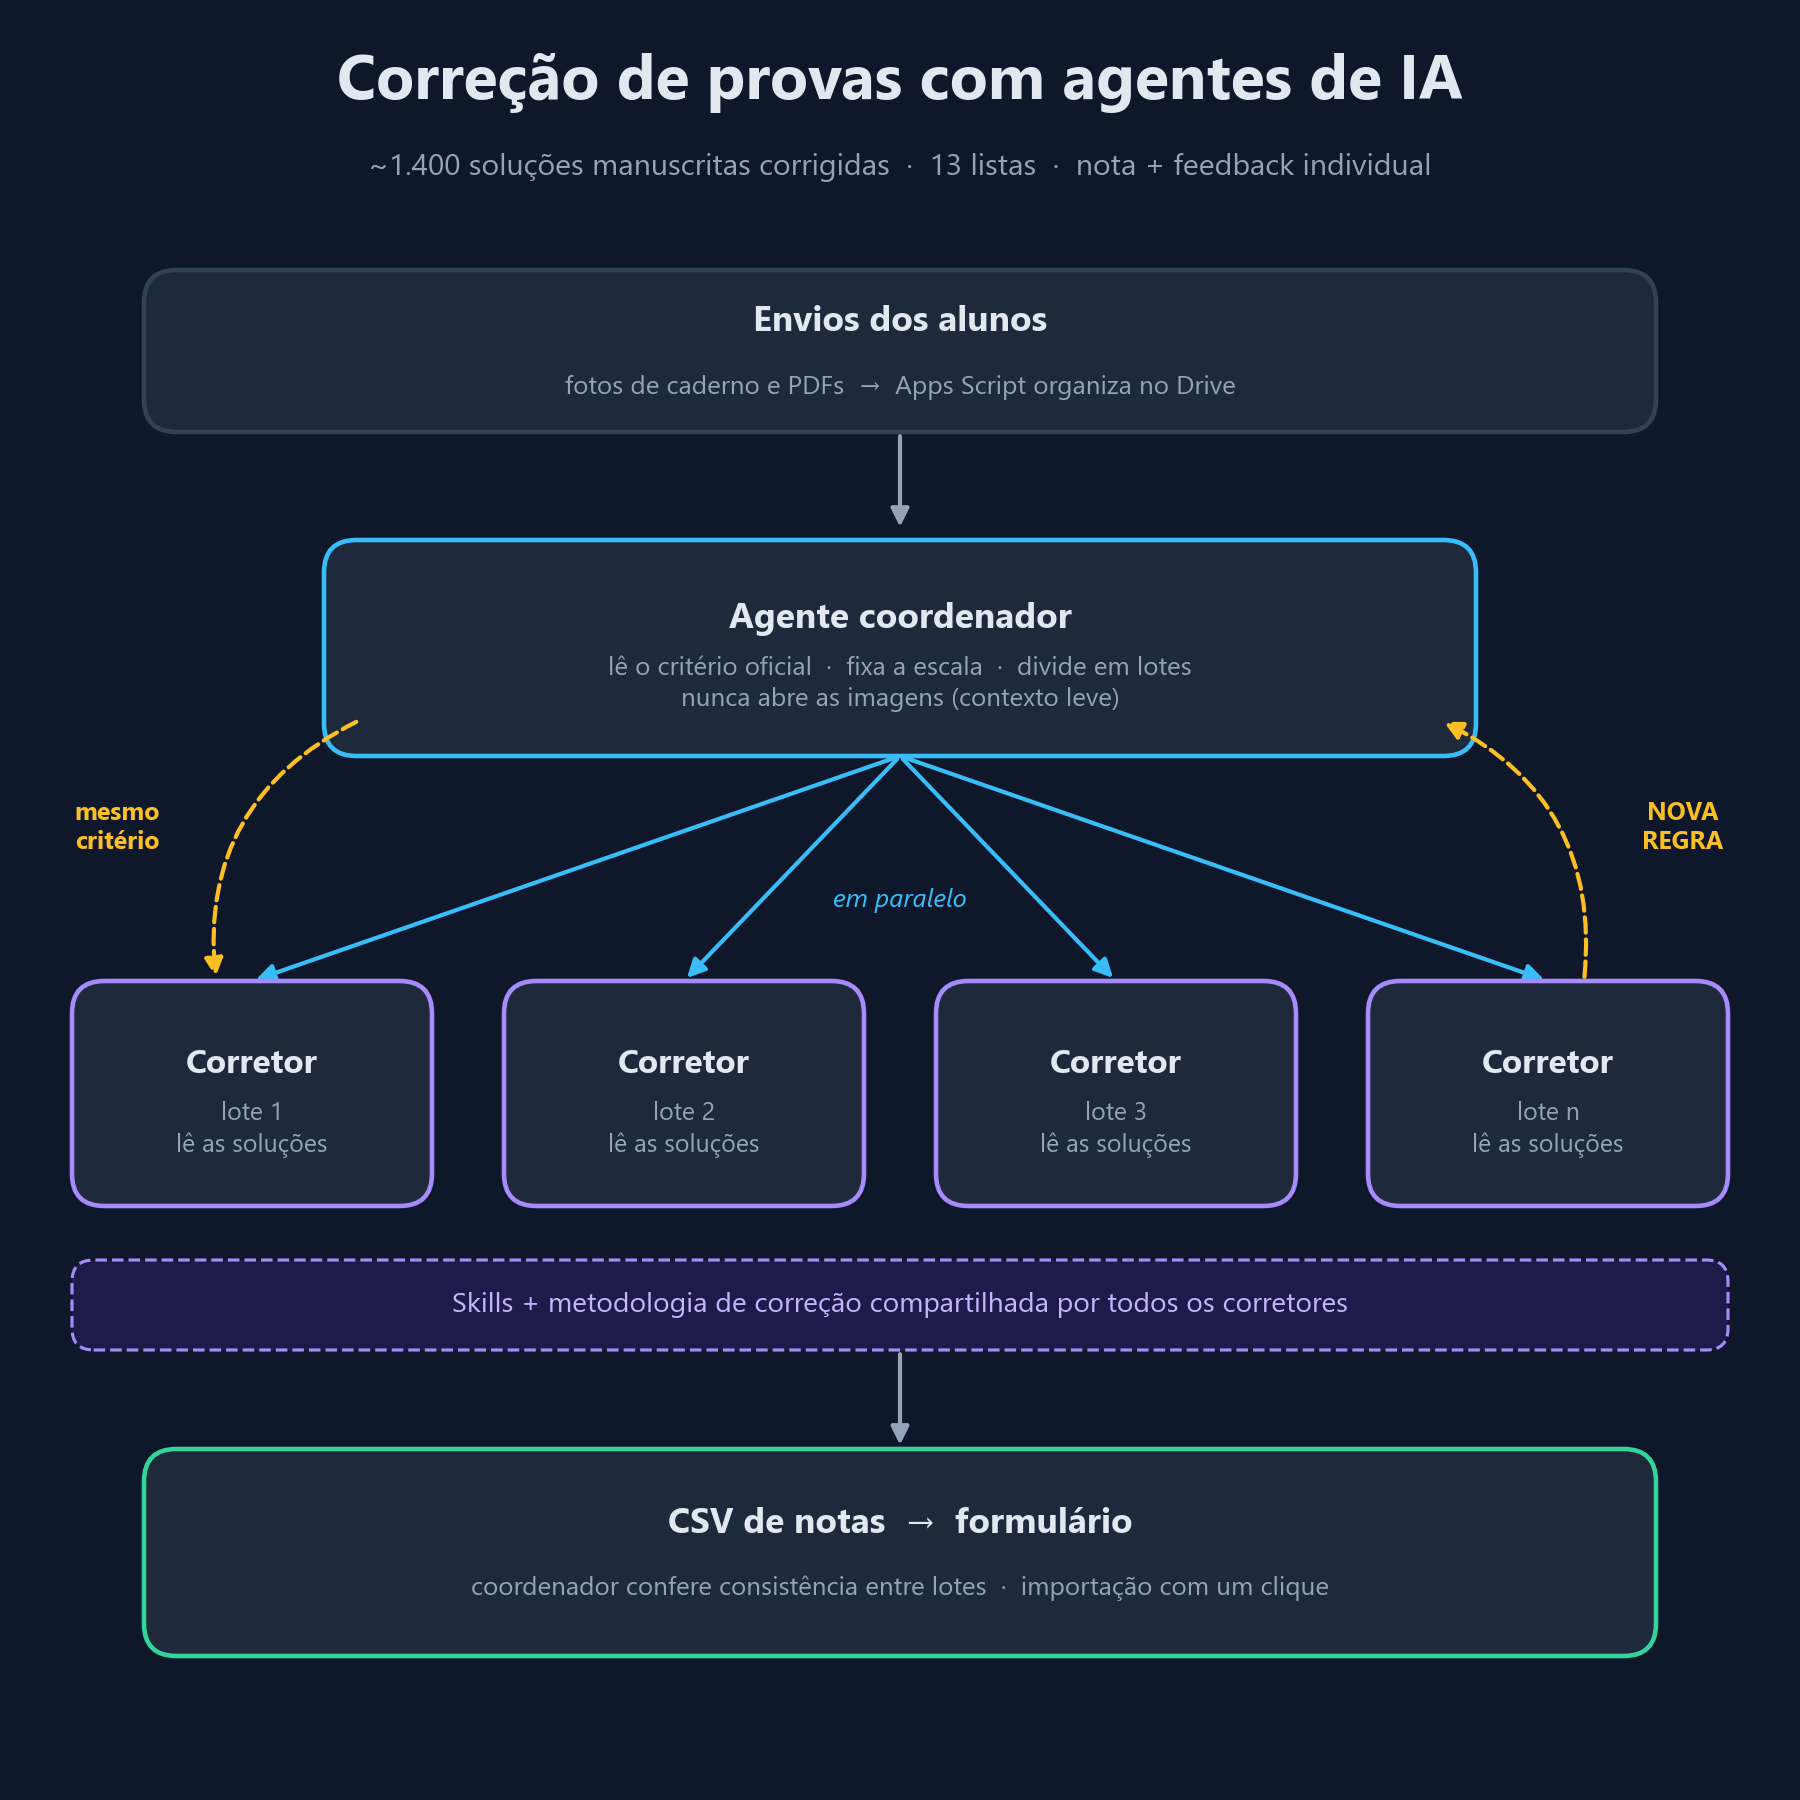

The script that saved this image:
import matplotlib.pyplot as plt
from matplotlib.patches import FancyBboxPatch, FancyArrowPatch

plt.rcParams["font.family"] = "Segoe UI"

BG = "#0f172a"
CARD = "#1e293b"
EDGE = "#334155"
TXT = "#e2e8f0"
SUB = "#94a3b8"
ACC = "#38bdf8"   # coordenador
AG = "#a78bfa"    # corretores
OK = "#34d399"    # saída
WARN = "#fbbf24"  # nova regra

fig = plt.figure(figsize=(12, 12), dpi=150)
fig.patch.set_facecolor(BG)
ax = fig.add_axes([0, 0, 1, 1])
ax.set_xlim(0, 100)
ax.set_ylim(0, 100)
ax.axis("off")


def box(x, y, w, h, title, sub="", color=ACC, tsize=17, ssize=12.5):
    ax.add_patch(FancyBboxPatch((x, y), w, h, boxstyle="round,pad=0,rounding_size=1.8",
                                fc=CARD, ec=color, lw=2.2))
    cy = y + h / 2
    if sub:
        ax.text(x + w / 2, cy + 1.6, title, ha="center", va="center", color=TXT,
                fontsize=tsize, weight="bold")
        ax.text(x + w / 2, cy - 2.0, sub, ha="center", va="center", color=SUB,
                fontsize=ssize, linespacing=1.35)
    else:
        ax.text(x + w / 2, cy, title, ha="center", va="center", color=TXT,
                fontsize=tsize, weight="bold")


def arrow(p, q, color=SUB, style="-|>", ls="-", rad=0.0, lw=2):
    ax.add_patch(FancyArrowPatch(p, q, arrowstyle=style, mutation_scale=18, color=color,
                                 lw=lw, linestyle=ls, connectionstyle=f"arc3,rad={rad}"))


ax.text(50, 94.5, "Correção de provas com agentes de IA", ha="center", color=TXT,
        fontsize=30, weight="bold")
ax.text(50, 90.3, "~1.400 soluções manuscritas corrigidas  ·  13 listas  ·  nota + feedback individual",
        ha="center", color=SUB, fontsize=14.5)

# 1. envios
box(8, 76, 84, 9, "Envios dos alunos", "fotos de caderno e PDFs  →  Apps Script organiza no Drive",
    color=EDGE)
arrow((50, 76), (50, 70.5))

# 2. coordenador
box(18, 58, 64, 12, "Agente coordenador",
    "lê o critério oficial  ·  fixa a escala  ·  divide em lotes\nnunca abre as imagens (contexto leve)",
    color=ACC)

# 3. corretores
xs = [4, 28, 52, 76]
labels = ["lote 1", "lote 2", "lote 3", "lote n"]
for x, lab in zip(xs, labels):
    arrow((50, 58), (x + 10, 45.5), color=ACC, rad=0.0)
    box(x, 33, 20, 12.5, "Corretor", lab + "\nlê as soluções", color=AG, tsize=16, ssize=12)

ax.text(50, 49.6, "em paralelo", ha="center", color=ACC, fontsize=12.5, style="italic",
        bbox=dict(fc=BG, ec="none", pad=2))

# skill bar
ax.add_patch(FancyBboxPatch((4, 25), 92, 5, boxstyle="round,pad=0,rounding_size=1.2",
                            fc="#1e1b4b", ec=AG, lw=1.5, ls="--"))
ax.text(50, 27.5, "Skills + metodologia de correção compartilhada por todos os corretores",
        ha="center", va="center", color="#c4b5fd", fontsize=13.5)

# nova regra loop
arrow((88, 45.5), (80, 60), color=WARN, ls="--", rad=0.35)
arrow((20, 60), (12, 45.5), color=WARN, ls="--", rad=0.35)
ax.text(93.5, 54, "NOVA\nREGRA", ha="center", va="center", color=WARN, fontsize=12,
        weight="bold", linespacing=1.2)
ax.text(6.5, 54, "mesmo\ncritério", ha="center", va="center", color=WARN, fontsize=12,
        weight="bold", linespacing=1.2)

# 4. saída
arrow((50, 25), (50, 19.5))
box(8, 8, 84, 11.5, "CSV de notas  →  formulário",
    "coordenador confere consistência entre lotes  ·  importação com um clique",
    color=OK)

fig.savefig(r"C:\Users\levif\OneDrive\Desktop\abasclaude\correcoespeti\linkedin\diagrama.png",
            facecolor=BG)
